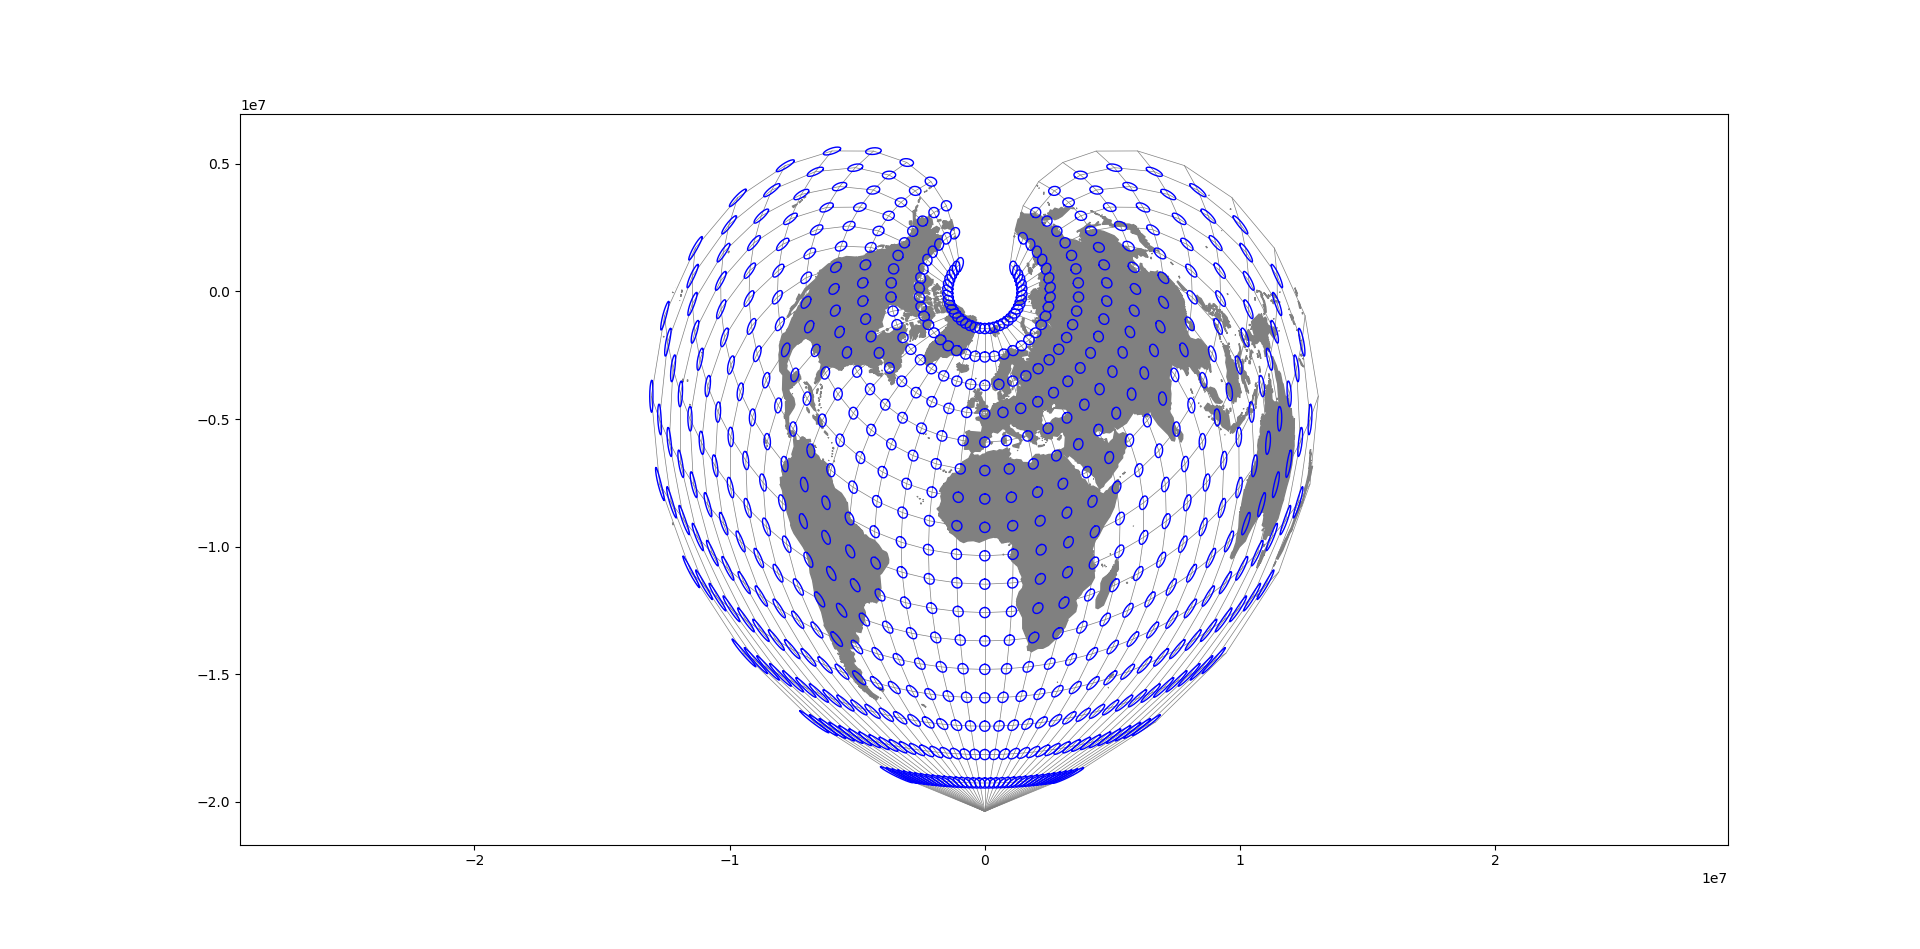

Source code (Python):
import numpy as np
import matplotlib.pyplot as plt


#############################################################################################################

#TOUTES LES LON ET LAT PEUVENT ETRE RECUPEREES DANS LIS_OF_TOUT

#############################################################################################################

def setAspectEqual3d(ax):
    """Fix equal aspect bug for 3D plots."""

    xlim = ax.get_xlim3d()
    ylim = ax.get_ylim3d()
    zlim = ax.get_zlim3d()

    from numpy import mean
    xmean = mean(xlim)
    ymean = mean(ylim)
    zmean = mean(zlim)

    plot_radius = max([abs(lim - mean_)
                       for lims, mean_ in ((xlim, xmean),
                                           (ylim, ymean),
                                           (zlim, zmean))
                       for lim in lims])

    ax.set_xlim3d([xmean - plot_radius, xmean + plot_radius])
    ax.set_ylim3d([ymean - plot_radius, ymean + plot_radius])
    ax.set_zlim3d([zmean - plot_radius, zmean + plot_radius])


def sph2cart(lon_deg,lat_deg,r):
    lon = lon_deg/180*np.pi
    lat = lat_deg/180*np.pi
    
    x = r*np.cos(lat)*np.cos(lon)
    y = r*np.cos(lat)*np.sin(lon)
    z = r*np.sin(lat)
    
    return x,y,z



def equateur():
    
    list_x = []
    list_y = []
    list_z = []
    
    lat_deg = 0.0
    r = 1
    
    for lon_deg in range(0,360):
        x,y,z = sph2cart(lon_deg,lat_deg,r)
        list_x.append(x)
        list_y.append(y)
        list_z.append(z)
        
    
    return list_x,list_y,list_z

equ_x,equ_y,equ_z = equateur()

def parallele(lat_deg):
    
    list_x = []
    list_y = []
    list_z = []
    
    r = 1
    
    for lon_deg in range(0,360):
        x,y,z = sph2cart(lon_deg,lat_deg,r)
        list_x.append(x)
        list_y.append(y)
        list_z.append(z)
        
    
    return list_x,list_y,list_z

def merid(lon_deg):
    list_x = []
    list_y = []
    list_z = []
    
    r = 1
    
    for lat_deg in range(0,360):
        x,y,z = sph2cart(lon_deg,lat_deg,r)
        list_x.append(x)
        list_y.append(y)
        list_z.append(z)

    return list_x,list_y,list_z

def circles(Rayon):
    list_x = []
    list_y = []
    list_z = []
    list_lamb = []
    list_phi = []
    r = 1
    for lon_deg in range(-180,180,10):
        for lat_deg in range(-80,90,10):
            list_x_temp = []
            list_y_temp = []
            list_z_temp = []
            list_lamb_temp = []
            list_phi_temp = []
            for alpha in range(0,360,18):
                
                
                delta_phi = (Rayon/6380)*np.cos(alpha/180*np.pi)
                phii = lat_deg + delta_phi/np.pi*180
                
                delta_lambda = 1/np.cos(phii/180*np.pi)*np.sin(alpha/180*np.pi)*(Rayon/6380)
                lamb = lon_deg+ delta_lambda/np.pi*180
                
                x,y,z = sph2cart(lamb,phii,r)
                list_lamb_temp.append(lamb)
                list_phi_temp.append(phii)
                list_x_temp.append(x)
                list_y_temp.append(y)
                list_z_temp.append(z)
            list_lamb_temp.append(list_lamb_temp[0])
            list_phi_temp.append(list_phi_temp[0])
            list_x.append(list_x_temp)
            list_y.append(list_y_temp)
            list_z.append(list_z_temp)
            list_lamb.append(list_lamb_temp)
            list_phi.append(list_phi_temp)
                
    
    return list_x,list_y,list_z,list_lamb,list_phi

plt.Figure()



par_x,par_y,par_z = parallele(0.0)

#INITIALISATION DU PLOT3D

#FIN INITIALISATION DU PLOT3D

filepath = "coast_coarse.bna"

List_X = []
List_Y = []
List_Z = []
new_list_X = []
new_list_Y = []
new_list_Z = []
List_lon = []
List_lat = []
new_list_lon = []
new_list_lat = []


LIST_OF_TOUT_LON = []
LIST_OF_TOUT_LAT = []

with open(filepath) as fp:
    line = fp.readline().strip()
    while line:

        if len(line.split(",")) >2:
            List_X.append(new_list_X)
            new_list_X = []
            List_Y.append(new_list_Y)
            new_list_Y = []
            List_Z.append(new_list_Z)
            new_list_Z = []
            List_lon.append(new_list_lon)
            new_list_lon = []
            List_lat.append(new_list_lat)
            new_list_lat = []
        else:
            lon,lat = line.split(",")
            lon = float(lon)
            lat = float(lat)
            
            X,Y,Z = sph2cart(lon,lat,1)
            
            new_list_lon.append(lon)
            new_list_lat.append(lat)
            
            
            new_list_X.append(X)
            new_list_Y.append(Y)
            new_list_Z.append(Z)
        
        line = fp.readline().strip()

#PLOTS...
        
#ax.plot3D(equ_x,equ_y,equ_z,linewidth=2.5,color='gray')

for lat_deg in range(-90,90,10):
    list_lon = []
    list_lat = []
    for lon_deg in range(-180,190,10):
        list_lon.append(lon_deg)
        list_lat.append(lat_deg)
    
    E = []
    N = [] 
    
    for i in range(len(list_lon)):
        phi_zero = np.pi/3
        lamb = list_lon[i]/180*np.pi
        phii = list_lat[i]/180*np.pi
        alpha = np.cos(phii)/(phi_zero-phii+1/np.tan(phi_zero))*lamb
        rho = 6376000*(phi_zero-phii+1/np.tan(phi_zero))
        Est = rho*np.sin(alpha)
        E.append(Est)
        Nord = -rho*np.cos(alpha)
        N.append(Nord)
        
    plt.plot(E,N,linewidth=0.5,color='gray')
    
    for lists in list_lon:
        LIST_OF_TOUT_LON.append(lists)
    for lists in list_lat:
        LIST_OF_TOUT_LAT.append(lists)
    
for lon_deg in range(-180,190,10):
    list_lon = []
    list_lat = []
    for lat_deg in range(-90,90,10):
        list_lon.append(lon_deg)
        list_lat.append(lat_deg)
    
    E = []
    N = [] 
    
    for i in range(len(list_lon)):
        phi_zero = np.pi/3
        lamb =list_lon[i]/180*np.pi
        phii = list_lat[i]/180*np.pi
        alpha = np.cos(phii)/(phi_zero-phii+1/np.tan(phi_zero))*lamb
        rho = 6376000*(phi_zero-phii+1/np.tan(phi_zero))
        Est = rho*np.sin(alpha)
        E.append(Est)
        Nord = -rho*np.cos(alpha)
        N.append(Nord)
    
    
    
    plt.plot(E,N,linewidth=0.5,color='gray')
    
    for lists in list_lon:
        LIST_OF_TOUT_LON.append(lists)
    for lists in list_lat:
        LIST_OF_TOUT_LAT.append(lists)

index = 0
for lists in List_X:
    if index > 1:
        if len(lists)>1:
            x = lists
            y = List_Y[index]
            z = List_Z[index]
            E = []
            N = []
            
            for i in range(len(List_lon[index])):
                phi_zero = np.pi/3
                lamb = List_lon[index][i]/180*np.pi
                phii = List_lat[index][i]/180*np.pi
                alpha = np.cos(phii)/(phi_zero-phii+1/np.tan(phi_zero))*lamb
                rho = 6376000*(phi_zero-phii+1/np.tan(phi_zero))
                Est = rho*np.sin(alpha)
                E.append(Est)
                Nord = -rho*np.cos(alpha)
                N.append(Nord)
            #print(x,y,z)
            #plt.plot(List_lon[index],List_lat[index],linewidth = 1,color='black')
            plt.fill(E,N,c='gray')
            LIST_OF_TOUT_LON.append(List_lon[index])
            LIST_OF_TOUT_LAT.append(List_lat[index])
            
    index += 1

#cercles de machin, entrer rayon en km

X_cercles,Y_cercles,Z_cercles,lambs,phis = circles(200)

index = 0

for lists in lambs:
    E = []
    N = []
    for i in range(len(lambs[index])):
        phi_zero = np.pi/3
        lamb = lambs[index][i]/180*np.pi
        phii = phis[index][i]/180*np.pi
        alpha = np.cos(phii)/(phi_zero-phii+1/np.tan(phi_zero))*lamb
        rho = 6376000*(phi_zero-phii+1/np.tan(phi_zero))
        Est = rho*np.sin(alpha)
        E.append(Est)
        Nord = -rho*np.cos(alpha)
        N.append(Nord)
    
    plt.plot(E,N,linewidth = 1,color='blue')
    LIST_OF_TOUT_LON.append(lambs[index])
    LIST_OF_TOUT_LAT.append(phis[index])
    index += 1
#FIN PLOTS...
plt.draw()



#FIN DU PLOT3D

#FIN FIN DU PLOT3D



plt.axis("equal")
  
